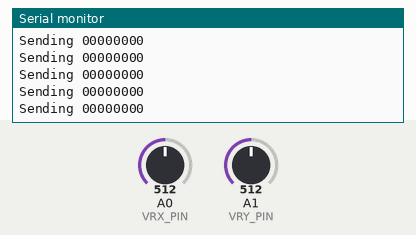
A sketch run on a simulated Arduino Mega 2560, built with avr-gcc and run on an emulated ATmega2560. On the bench: the last lines printed to the serial monitor. The test bench sets the inputs (shaded band); at power-on: A0 (VRX_PIN) = 512, A1 (VRY_PIN) = 512. No radio packets arrive unless stated.

Above: at 1.3 s.
1.4 s: A0 (VRX_PIN) set to 390
At 1.67 s:
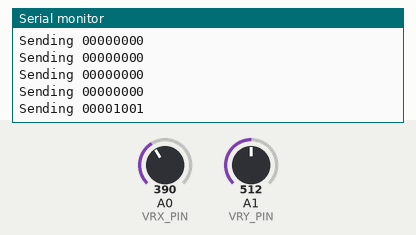
2.9 s: A0 (VRX_PIN) set to 810
At 3.03 s:
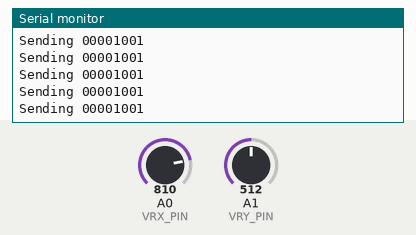
Timing chart, 0 to 5.9 s (numbered marks = the images above; inputs shaded):
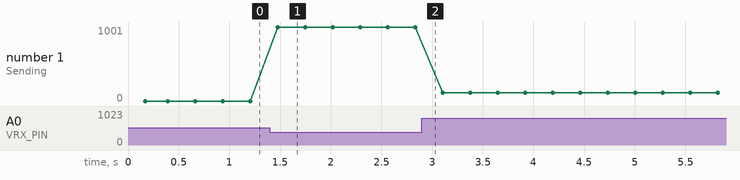

The sketch:

RFM9x_Transmisor.ino
```cpp
// LoRa 9x_TX

#include <SPI.h>
#include <RH_RF95.h>

#define RFM95_CS 35
#define RFM95_RST 37
#define RFM95_INT 3

// Change to 434.0 or other frequency, must match RX's freq!
#define RF95_FREQ 434.0


//Setup Joystick

#define VRX_PIN  A0 // Arduino pin connected to VRX pin
#define VRY_PIN  A1 // Arduino pin connected to VRY pin

#define LEFT_THRESHOLD  400
#define RIGHT_THRESHOLD 800
#define UP_THRESHOLD    400
#define DOWN_THRESHOLD  800

#define COMMAND_NO     0x00
#define COMMAND_LEFT   0x01
#define COMMAND_RIGHT  0x02
#define COMMAND_UP     0x04
#define COMMAND_DOWN   0x08

int xValue = 0 ; // To store value of the X axis
int yValue = 0 ; // To store value of the Y axis
int command = COMMAND_NO;

bool motor1a = 0;
bool motor1b = 0;
bool motor2a = 0;
bool motor2b = 0;

// Singleton instance of the radio driver
RH_RF95 rf95(RFM95_CS, RFM95_INT);


// Setup Radio


void setup()
{
  int pinsignal0 = 13;
  int pinsignal1 = 12;


  pinMode(RFM95_RST, OUTPUT);
  pinMode(pinsignal0, INPUT) ;
  pinMode(pinsignal1, INPUT) ;

  digitalWrite(RFM95_RST, HIGH);

  while (!Serial);
  Serial.begin(9600);
  delay(100);

  Serial.println("Arduino LoRa TX Test!");

  // manual reset
  digitalWrite(RFM95_RST, LOW);
  delay(10);
  digitalWrite(RFM95_RST, HIGH);
  delay(10);

  while (!rf95.init()) {
    Serial.println("LoRa radio init failed");
    while (1);
  }
  Serial.println("LoRa radio init OK!");

  // Defaults after init are 434.0MHz, modulation GFSK_Rb250Fd250, +13dbM
  if (!rf95.setFrequency(RF95_FREQ)) {
    Serial.println("setFrequency failed");
    while (1);
  }
  Serial.print("Set Freq to: "); Serial.println(RF95_FREQ);

  // Defaults after init are 434.0MHz, 13dBm, Bw = 125 kHz, Cr = 4/5, Sf = 128chips/symbol, CRC on

  // The default transmitter power is 13dBm, using PA_BOOST.
  // If you are using RFM95/96/97/98 modules which uses the PA_BOOST transmitter pin, then
  // you can set transmitter powers from 5 to 23 dBm:
  rf95.setTxPower(23, false);
}


// Convert int to binary
void byteToBinary(byte valor, char *cadena) {
  for (int i = 7; i >= 0; --i) {
    cadena[7 - i] = ((valor >> i) & 1) ? '1' : '0';
  }
  cadena[8] = '\0'; // Null at last character
}


int16_t packetnum = 0;  // packet counter, we increment per xmission


void loop()
{


    char radiopacket[20];

    // Joystick Read

    xValue = analogRead(VRX_PIN);
    yValue = analogRead(VRY_PIN);

    // converts the analog value to commands
    // reset commands
    command = COMMAND_NO;

    // check left/right commands
    if (xValue < LEFT_THRESHOLD)
      command = command | COMMAND_LEFT;
    else if (xValue > RIGHT_THRESHOLD)
      command = command | COMMAND_RIGHT;

    // check up/down commands
    if (yValue < UP_THRESHOLD)
      command = command | COMMAND_UP;
    else if (yValue > DOWN_THRESHOLD)
      command = command | COMMAND_DOWN;


    if (command & COMMAND_LEFT) {
      motor1a = 1;
      motor1b = 0;

      motor2a = 0;
      motor2b = 1;
      // TODO: add your task here
    }

     else if (command & COMMAND_RIGHT) {
      motor1a = 0;
      motor1b = 1;

      motor2a = 1;
      motor2b = 0;
    }

    else if (command & COMMAND_UP) {
      motor1a = 1;
      motor1b = 0;

      motor2a = 1;
      motor2b = 0;
    }

    else if (command & COMMAND_DOWN) {
      motor1a = 0;
      motor1b = 1;

      motor2a = 0;
      motor2b = 1;
    }

    else {
      motor1a = 0;
      motor1b = 0;

      motor2a = 0;
      motor2b = 0;
    }


    //Encode control signals into radiopacket


    byte encoded_signal = (motor2b << 3) | (motor2a << 2) | (motor1b << 1) | motor1a;
    byteToBinary(encoded_signal, radiopacket);


    itoa(packetnum++, radiopacket+13, 10);
    Serial.print("Sending "); Serial.println(radiopacket);
    radiopacket[19] = 0;
    rf95.send((uint8_t *)radiopacket, 20);
    rf95.waitPacketSent();


  // Now wait for a reply
  uint8_t buf[RH_RF95_MAX_MESSAGE_LEN];
  uint8_t len = sizeof(buf);

  //Serial.println("Waiting for reply...");
  delay(10);
  if (rf95.waitAvailableTimeout(100))
  {
    // Should be a reply message for us now
    if (rf95.recv(buf, &len))
   {
      //Serial.print("Got reply: ");
      //Serial.println((char*)buf);
      //Serial.print("RSSI: ");
      //Serial.println(rf95.lastRssi(), DEC);
    }
    else
    {
      Serial.println("Receive failed");
    }
  }
  else
  {
    //Serial.println("No reply, is there a listener around?");
  }
  delay(100);
}
```

Measured:
- after the input at 1.4 s, the serial monitor: prints a new line after 0.08 s (image 1)
- plotted number 1: 0 → 1001 after the input at 1.4 s, 1001 → 110 after the input at 2.9 s
